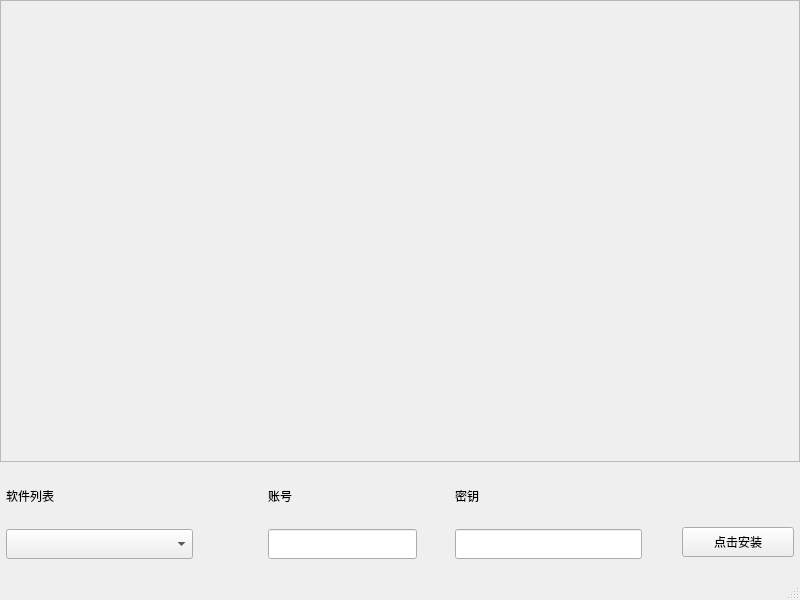
<?xml version="1.0" encoding="UTF-8"?>
<ui version="4.0">
 <class>MainWindow</class>
 <widget class="QMainWindow" name="MainWindow">
  <property name="geometry">
   <rect>
    <x>0</x>
    <y>0</y>
    <width>800</width>
    <height>600</height>
   </rect>
  </property>
  <property name="windowTitle">
   <string>MainWindow</string>
  </property>
  <widget class="QWidget" name="centralwidget">
   <layout class="QGridLayout" name="gridLayout">
    <property name="leftMargin">
     <number>0</number>
    </property>
    <property name="topMargin">
     <number>0</number>
    </property>
    <property name="rightMargin">
     <number>0</number>
    </property>
    <property name="bottomMargin">
     <number>0</number>
    </property>
    <property name="spacing">
     <number>0</number>
    </property>
    <item row="0" column="0">
     <layout class="QVBoxLayout" name="verticalLayout_5" stretch="8,2">
      <property name="spacing">
       <number>0</number>
      </property>
      <item>
       <widget class="QFrame" name="frame">
        <property name="styleSheet">
         <string notr="true">border-image: url(:/group_ctrl.png);</string>
        </property>
        <property name="frameShape">
         <enum>QFrame::StyledPanel</enum>
        </property>
        <property name="frameShadow">
         <enum>QFrame::Raised</enum>
        </property>
        <property name="lineWidth">
         <number>0</number>
        </property>
       </widget>
      </item>
      <item>
       <layout class="QHBoxLayout" name="horizontalLayout" stretch="5,2,4,1,5,0,3">
        <property name="leftMargin">
         <number>6</number>
        </property>
        <property name="rightMargin">
         <number>6</number>
        </property>
        <item>
         <layout class="QVBoxLayout" name="verticalLayout" stretch="0,5">
          <property name="spacing">
           <number>0</number>
          </property>
          <item>
           <widget class="QLabel" name="label">
            <property name="maximumSize">
             <size>
              <width>16777215</width>
              <height>33</height>
             </size>
            </property>
            <property name="text">
             <string>软件列表</string>
            </property>
           </widget>
          </item>
          <item>
           <widget class="QComboBox" name="comboBox_softlist">
            <property name="maximumSize">
             <size>
              <width>16777215</width>
              <height>30</height>
             </size>
            </property>
           </widget>
          </item>
         </layout>
        </item>
        <item>
         <spacer name="horizontalSpacer">
          <property name="orientation">
           <enum>Qt::Horizontal</enum>
          </property>
          <property name="sizeHint" stdset="0">
           <size>
            <width>40</width>
            <height>20</height>
           </size>
          </property>
         </spacer>
        </item>
        <item>
         <layout class="QVBoxLayout" name="verticalLayout_2" stretch="0,5">
          <property name="spacing">
           <number>0</number>
          </property>
          <item>
           <widget class="QLabel" name="label_2">
            <property name="maximumSize">
             <size>
              <width>16777215</width>
              <height>33</height>
             </size>
            </property>
            <property name="text">
             <string>账号</string>
            </property>
           </widget>
          </item>
          <item>
           <widget class="QLineEdit" name="lineEdit">
            <property name="maximumSize">
             <size>
              <width>16777215</width>
              <height>30</height>
             </size>
            </property>
           </widget>
          </item>
         </layout>
        </item>
        <item>
         <spacer name="horizontalSpacer_2">
          <property name="orientation">
           <enum>Qt::Horizontal</enum>
          </property>
          <property name="sizeHint" stdset="0">
           <size>
            <width>40</width>
            <height>20</height>
           </size>
          </property>
         </spacer>
        </item>
        <item>
         <layout class="QVBoxLayout" name="verticalLayout_3" stretch="0,5">
          <property name="spacing">
           <number>0</number>
          </property>
          <item>
           <widget class="QLabel" name="label_3">
            <property name="maximumSize">
             <size>
              <width>16777215</width>
              <height>33</height>
             </size>
            </property>
            <property name="text">
             <string>密钥</string>
            </property>
           </widget>
          </item>
          <item>
           <widget class="QLineEdit" name="lineEdit_2">
            <property name="maximumSize">
             <size>
              <width>16777215</width>
              <height>30</height>
             </size>
            </property>
           </widget>
          </item>
         </layout>
        </item>
        <item>
         <spacer name="horizontalSpacer_3">
          <property name="orientation">
           <enum>Qt::Horizontal</enum>
          </property>
          <property name="sizeHint" stdset="0">
           <size>
            <width>40</width>
            <height>20</height>
           </size>
          </property>
         </spacer>
        </item>
        <item>
         <layout class="QVBoxLayout" name="verticalLayout_4" stretch="3,2,1">
          <item>
           <spacer name="verticalSpacer_2">
            <property name="orientation">
             <enum>Qt::Vertical</enum>
            </property>
            <property name="sizeHint" stdset="0">
             <size>
              <width>20</width>
              <height>40</height>
             </size>
            </property>
           </spacer>
          </item>
          <item>
           <widget class="QPushButton" name="pushButton">
            <property name="minimumSize">
             <size>
              <width>0</width>
              <height>30</height>
             </size>
            </property>
            <property name="maximumSize">
             <size>
              <width>16777215</width>
              <height>30</height>
             </size>
            </property>
            <property name="text">
             <string>点击安装</string>
            </property>
           </widget>
          </item>
          <item>
           <spacer name="verticalSpacer">
            <property name="orientation">
             <enum>Qt::Vertical</enum>
            </property>
            <property name="sizeHint" stdset="0">
             <size>
              <width>20</width>
              <height>40</height>
             </size>
            </property>
           </spacer>
          </item>
         </layout>
        </item>
       </layout>
      </item>
     </layout>
    </item>
   </layout>
  </widget>
  <widget class="QMenuBar" name="menubar">
   <property name="geometry">
    <rect>
     <x>0</x>
     <y>0</y>
     <width>800</width>
     <height>26</height>
    </rect>
   </property>
  </widget>
  <widget class="QStatusBar" name="statusbar"/>
 </widget>
 <resources/>
 <connections/>
</ui>
